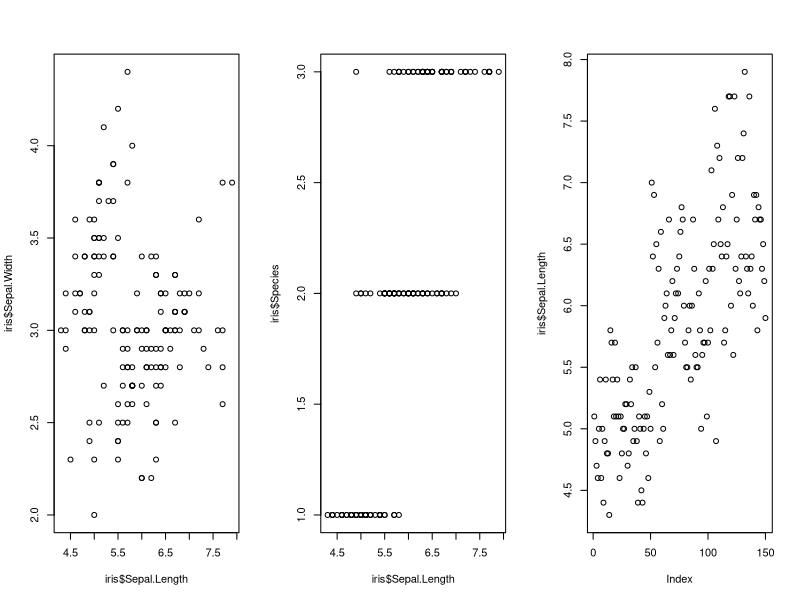
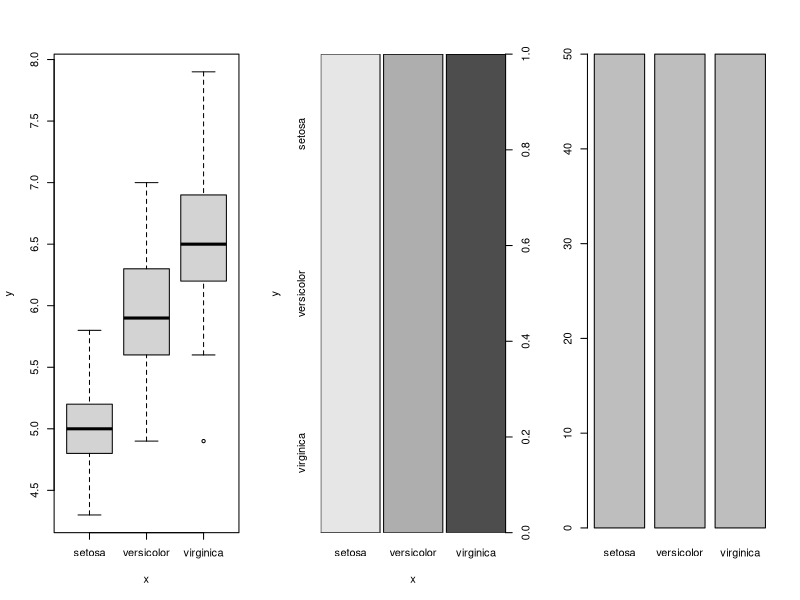
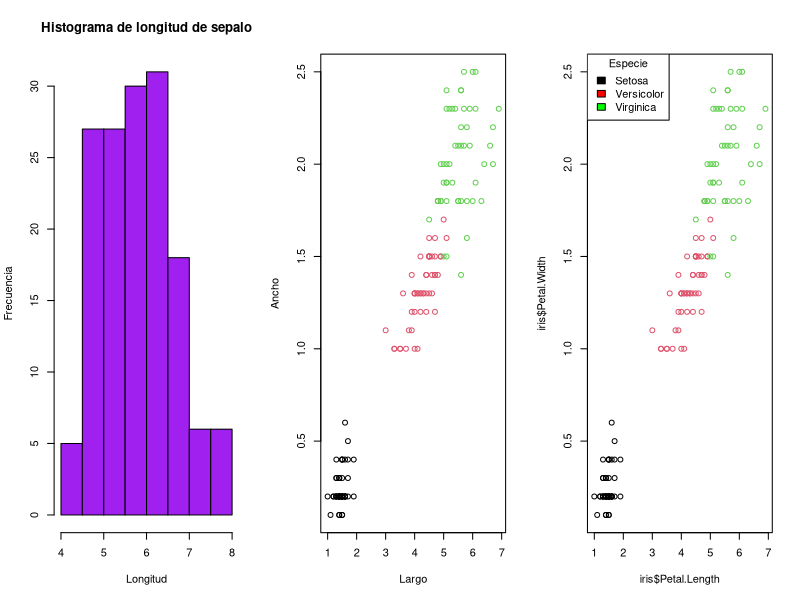
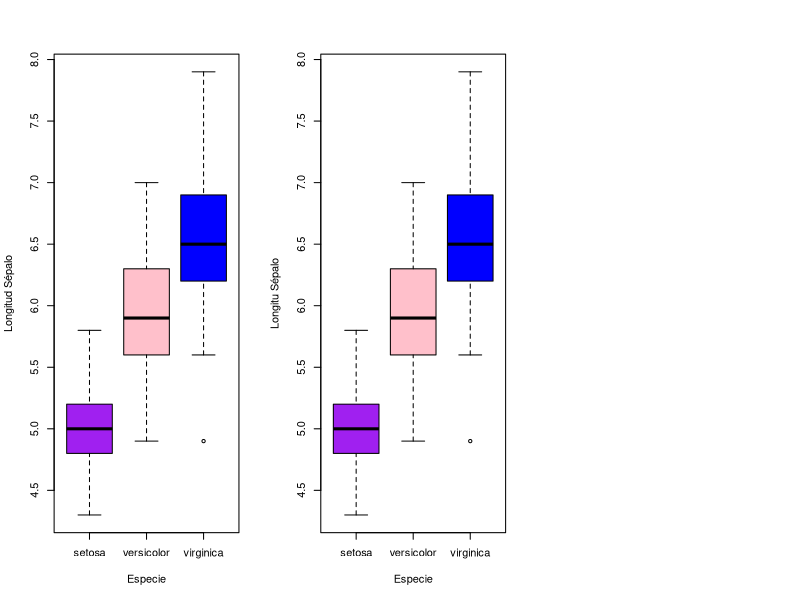
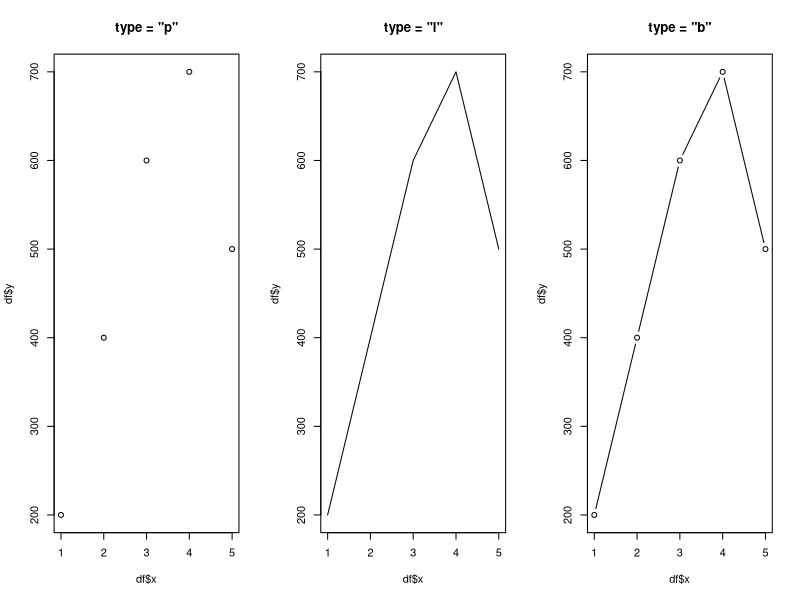
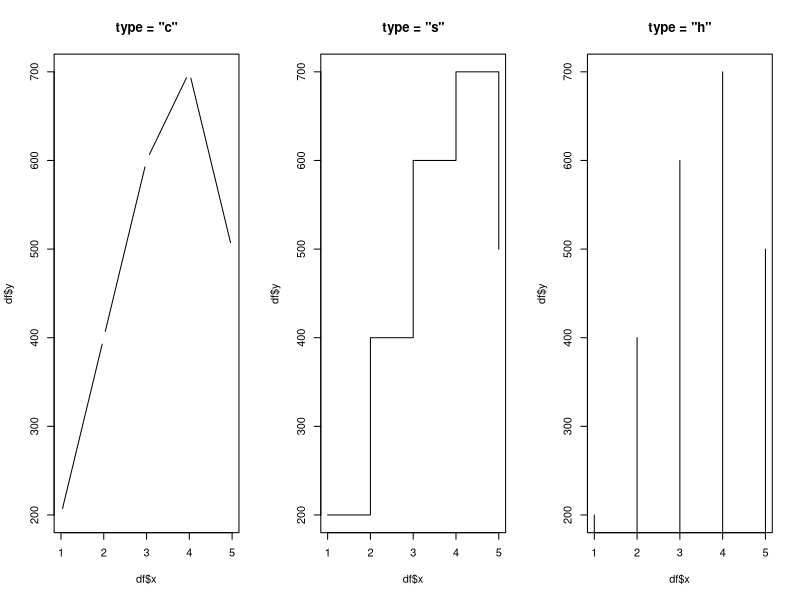
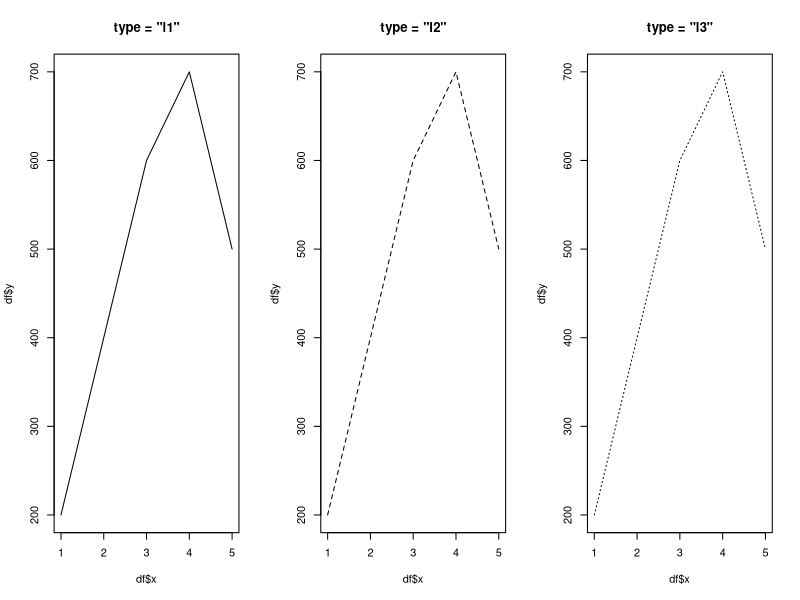
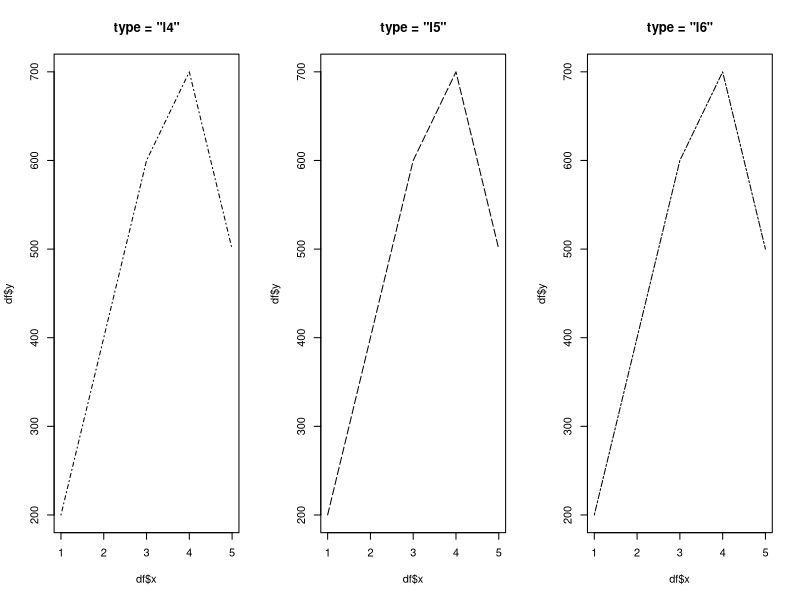

Source code (R) for these figures, in order:
## ---- chunk 1
par(mfrow= c(1,3)) 
plot(x=iris$Sepal.Length, y=iris$Sepal.Width)
plot(x=iris$Sepal.Length, y = iris$Species)
plot(x=iris$Sepal.Length)
## ---- chunk 2
par(mfrow= c(1,3))
plot(x = iris$Species, y = iris$Sepal.Length)
plot(x=iris$Species, y=iris$Species)
plot(x=iris$Species)
## ---- chunk 3
hist(x = iris$Sepal.Length, 
     main = "Histograma de longitud de sepalo", 
     xlab = "Longitud", ylab = "Frecuencia",
     col = "purple")

## ---- chunk 4
plot(x = iris$Petal.Length, 
     y = iris$Petal.Width, 
     col = iris$Species, 
     xlab = "Largo", 
     ylab = "Ancho")
## ---- chunk 5
plot(x = iris$Petal.Length, 
     y = iris$Petal.Width, 
     col = iris$Species)
legend(x = "topleft", 
       legend = c("Setosa", "Versicolor", "Virginica"), 
       fill = c("black", "red", "green"), 
       title = "Especie")
## ---- chunk 6
plot(x=iris$Species, 
     y = iris$Sepal.Length, 
     xlab = "Especie",
     ylab = "Longitud Sépalo", 
     col = c("purple", "pink", "blue"))
## ---- chunk 7
boxplot(formula = Sepal.Length ~ Species, 
        data = iris, 
        xlab = "Especie", 
        ylab = "Longitu Sépalo", 
        col = c("purple", "pink", "blue"))
## ---- chunk 8
#dataset de ensayo
df<- data.frame(x= c(1:5),y= c(200, 400, 600, 700, 500))
par(mfrow = c(1, 3))
plot(df$x, df$y, type = "p", main = 'type = "p"')
plot(df$x, df$y, type = "l", main = 'type = "l"')
plot(df$x, df$y, type = "b", main = 'type = "b"')

## ---- chunk 9
par(mfrow = c(1, 3))
plot(df$x, df$y, type = "c", main = 'type = "c"')
plot(df$x, df$y, type = "s", main = 'type = "s"')
plot(df$x, df$y, type = "h", main = 'type = "h"')
## ---- chunk 10
par(mfrow = c(1, 3))
plot(df$x, df$y, type = "l", lty=1, main = 'type = "l1"')
plot(df$x, df$y, type = "l", lty=2, main = 'type = "l2"')
plot(df$x, df$y, type = "l", lty=3, main = 'type = "l3"')
## ---- chunk 11
par(mfrow = c(1, 3))
plot(df$x, df$y, type = "l", lty=4, main = 'type = "l4"')
plot(df$x, df$y, type = "l", lty=5, main = 'type = "l5"')
plot(df$x, df$y, type = "l", lty=6, main = 'type = "l6"')
## ---- chunk 12
barplot(y ~ x , 
        data = df, 
        main = "Barplot", 
        col = "darkred")
## ---- chunk 13
plot(df$x, 
     df$y, 
     type = "p", 
     main = 'type = "p-capas"')
abline(h=400, 
       v=3, 
       col="red", 
       lty=2)
text(df, 
     labels=rownames(df), 
     cex=0.7, 
     pos=2, 
     col="blue")
